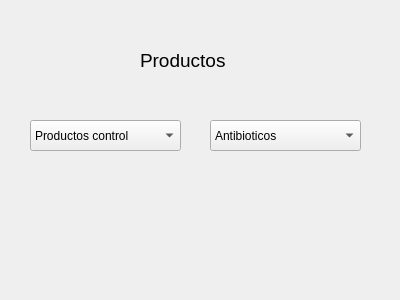
<?xml version="1.0" encoding="UTF-8"?>
<ui version="4.0">
 <class>Form</class>
 <widget class="QWidget" name="Form">
  <property name="geometry">
   <rect>
    <x>0</x>
    <y>0</y>
    <width>400</width>
    <height>300</height>
   </rect>
  </property>
  <property name="windowTitle">
   <string>Form</string>
  </property>
  <widget class="QComboBox" name="comboBox">
   <property name="geometry">
    <rect>
     <x>30</x>
     <y>120</y>
     <width>151</width>
     <height>31</height>
    </rect>
   </property>
   <item>
    <property name="text">
     <string>Productos control</string>
    </property>
   </item>
   <item>
    <property name="text">
     <string>Fertilizantes</string>
    </property>
   </item>
   <item>
    <property name="text">
     <string>Control de plagas</string>
    </property>
   </item>
  </widget>
  <widget class="QComboBox" name="comboBox_2">
   <property name="geometry">
    <rect>
     <x>210</x>
     <y>120</y>
     <width>151</width>
     <height>31</height>
    </rect>
   </property>
   <item>
    <property name="text">
     <string>Antibioticos</string>
    </property>
   </item>
   <item>
    <property name="text">
     <string>Bovino</string>
    </property>
   </item>
   <item>
    <property name="text">
     <string>Porcino</string>
    </property>
   </item>
  </widget>
  <widget class="QLabel" name="label">
   <property name="geometry">
    <rect>
     <x>140</x>
     <y>40</y>
     <width>151</width>
     <height>41</height>
    </rect>
   </property>
   <property name="font">
    <font>
     <pointsize>14</pointsize>
    </font>
   </property>
   <property name="text">
    <string>Productos</string>
   </property>
  </widget>
 </widget>
 <resources/>
 <connections/>
</ui>
